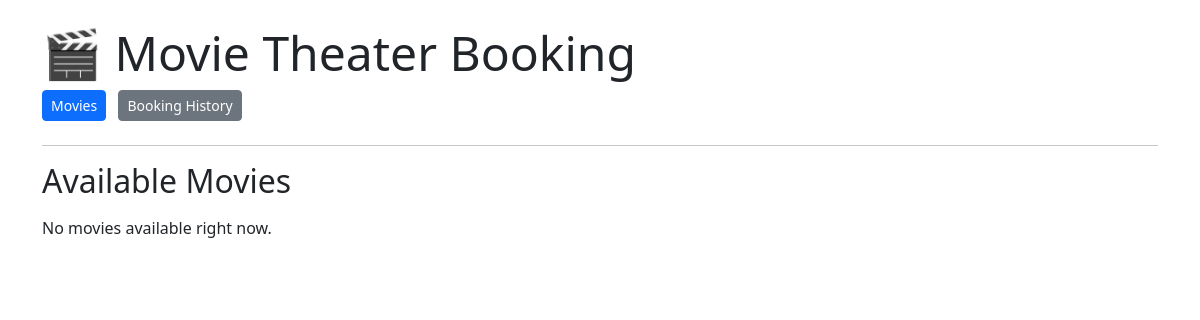
Before: / with the older database file.
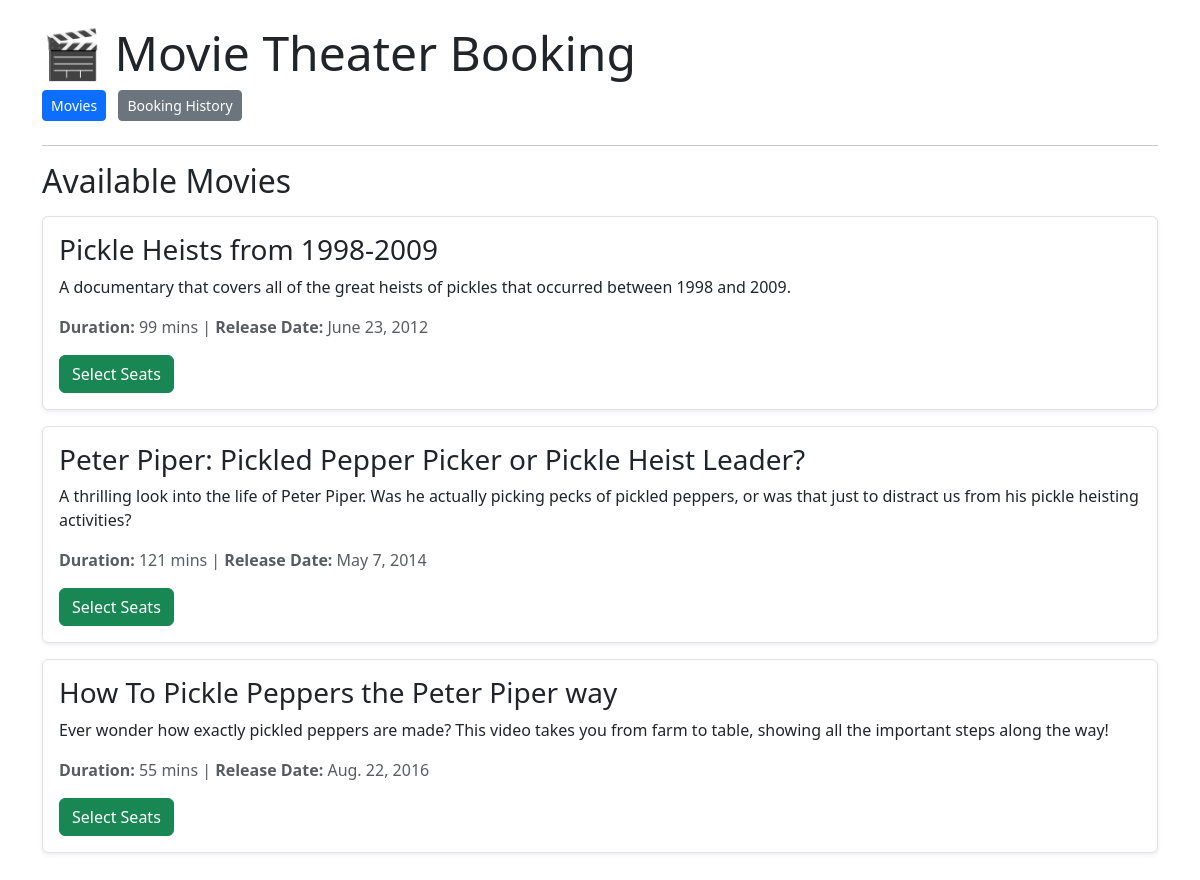
After: the same page with the newer database file.
### bookings/models.py (models this page shows, shortened)
class Movie(models.Model):
    title = models.CharField(max_length=255)
    description = models.TextField()
    release_date = models.DateField()
    duration = models.IntegerField(help_text="Duration in minutes")

### bookings/views.py (the view)
# urls.py: path('', views.movie_list, name='movie_list'),
def movie_list(request):
    movies = Movie.objects.all()
    return render(request, 'bookings/movie_list.html', {'movies': movies})

### bookings/templates/bookings/movie_list.html
{% extends 'bookings/base.html' %}
{% block content %}
<h2 class="mb-3">Available Movies</h2>
<div class="list-group">
    {% for movie in movies %}
    <div class="list-group-item mb-3 p-3 border rounded shadow-sm">
        <h3>{{ movie.title }}</h3>
        <p>{{ movie.description }}</p>
        <p class="text-muted"><strong>Duration:</strong> {{ movie.duration }} mins | <strong>Release Date:</strong> {{ movie.release_date }}</p>
        <a href="{% url 'seat_booking' movie.id %}" class="btn btn-success">Select Seats</a>
    </div>
    {% empty %}
    <p>No movies available right now.</p>
    {% endfor %}
</div>
{% endblock %}

### bookings/templates/bookings/base.html (shortened to what this page needs)
<!DOCTYPE html>
<html lang="en">
<head>
    <link href="https://cdn.jsdelivr.net/npm/bootstrap@5.3.0/dist/css/bootstrap.min.css" rel="stylesheet">
</head>
<body class="container my-4">
    <header class="mb-4">
        <h1 class="display-5">🎬 Movie Theater Booking</h1>
        <nav class="mt-2">
            <a href="{% url 'movie_list' %}" class="btn btn-primary btn-sm me-2">Movies</a>
            <a href="{% url 'booking_history' %}" class="btn btn-secondary btn-sm">Booking History</a>
        </nav>
    </header>
    <hr>
    <main>
        {% block content %}{% endblock %}
    </main>
</body>
</html>

Changed rows visible on the page:
added Movie: title "Pickle Heists from 1998-2009", description "A documentary that covers all of the great heists of pickles that occurred between 1998 and 2009.", duration "99", release_date "June 23, 2012"
added Movie: title "Peter Piper: Pickled Pepper Picker or Pickle Heist Leader?", description "A thrilling look into the life of Peter Piper. Was he actually picking pecks of pickled peppers, or was that just to distract us from his pickle heisting activities?", duration "121", release_date "May 7, 2014"
added Movie: title "How To Pickle Peppers the Peter Piper way", description "Ever wonder how exactly pickled peppers are made? This video takes you from farm to table, showing all the important steps along the way!", duration "55", release_date "Aug. 22, 2016"
Other visible differences:
text no longer shown: "No movies available right now."
